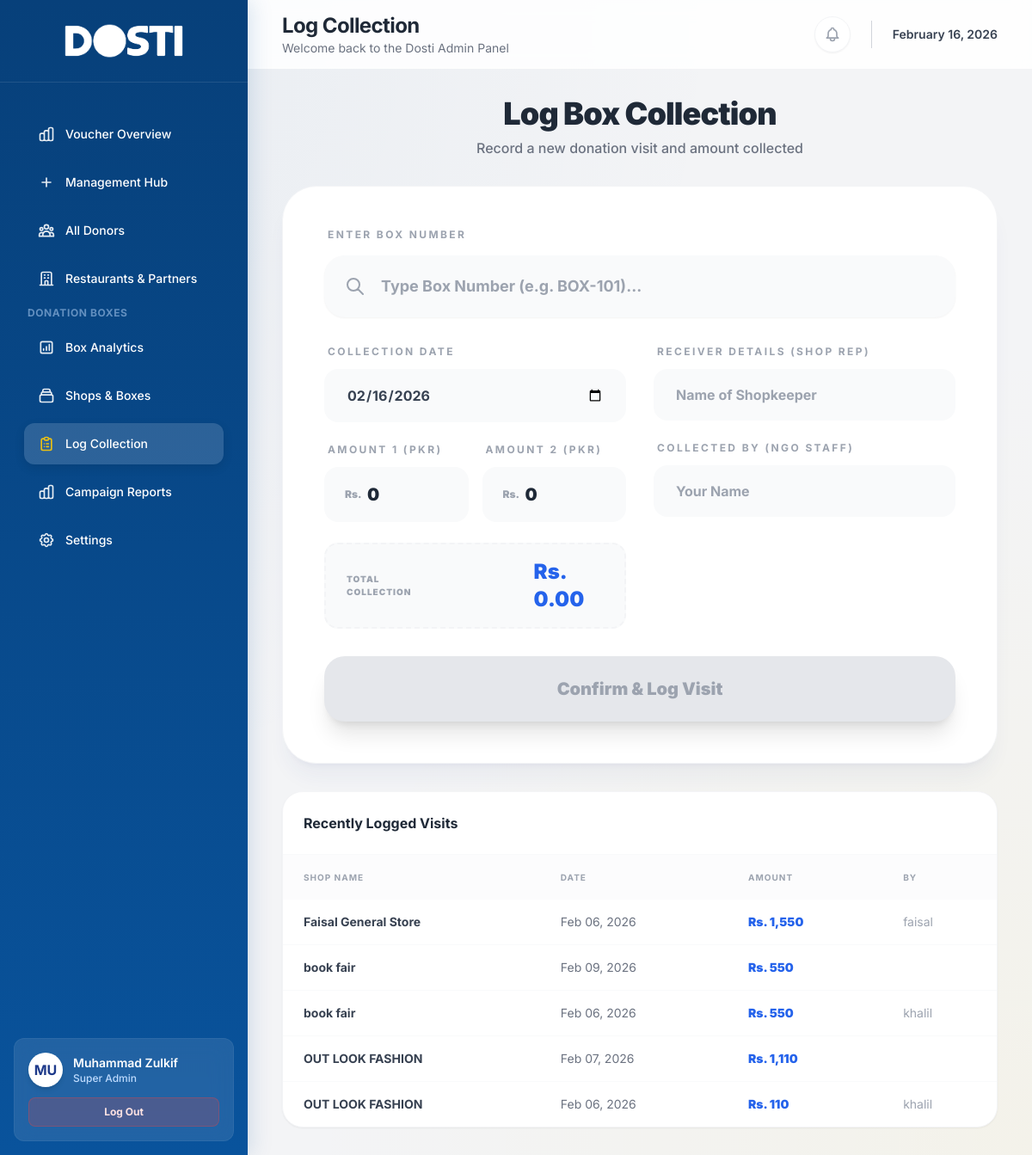
The app's page /index.php?page=log_visit (signed in) with its own data.
### tables this page shows
CREATE TABLE `donation_visits` (
  `id` int(11) NOT NULL,
  `shop_id` int(11) NOT NULL,
  `visit_date` date NOT NULL,
  `amount` decimal(10,2) NOT NULL,
  `amount_1` decimal(10,2) DEFAULT 0.00,
  `amount_2` decimal(10,2) DEFAULT 0.00,
  `received_from` varchar(255) DEFAULT NULL,
  `received_by` varchar(255) DEFAULT NULL,
  `created_at` timestamp NOT NULL DEFAULT current_timestamp()
);

CREATE TABLE `donation_shops` (
  `id` int(11) NOT NULL,
  `box_number` varchar(50) NOT NULL,
  `shop_name` varchar(255) NOT NULL,
  `email` varchar(100) DEFAULT NULL,
  `installation_date` date DEFAULT NULL,
  `contact_person` varchar(255) DEFAULT NULL,
  `phone` varchar(20) DEFAULT NULL,
  `address` text DEFAULT NULL,
  `created_at` timestamp NOT NULL DEFAULT current_timestamp()
);

### pages/log_visit.php (the view, shortened to what this page needs)
<?php
include_once __DIR__ . '/../config.php';
?>
<div class="max-w-4xl mx-auto space-y-8 animate-in fade-in slide-in-from-bottom-4 duration-700">
    <div class="text-center">
        <h1 class="text-4xl font-black text-gray-800 tracking-tight">Log Box Collection</h1>
        <p class="text-gray-500 font-medium mt-2">Record a new donation visit and amount collected</p>
    </div>
    <div class="bg-white rounded-[2.5rem] shadow-xl shadow-blue-900/5 p-8 md:p-12 border border-gray-100">
        <form id="visitForm" class="space-y-8">
            <div class="grid grid-cols-1 md:grid-cols-2 gap-8">
                <div class="md:col-span-2">
                    <label class="block text-xs font-bold text-gray-400 uppercase tracking-[0.2em] mb-4 px-1">Enter Box Number</label>
                    <div class="relative group">
                        <div class="absolute inset-y-0 left-0 pl-6 flex items-center pointer-events-none">
                        </div>
                        <input type="text" id="box_number_input" name="box_number" required placeholder="Type Box Number (e.g. BOX-101)..."
                            class="w-full pl-16 pr-8 py-5 bg-gray-50 border-2 border-transparent focus:border-blue-500/20 focus:bg-white rounded-3xl text-lg font-bold text-gray-800 outline-none transition-all shadow-sm">
                    </div>
                </div>
                <div class="space-y-6">
                    <div>
                        <label class="block text-xs font-bold text-gray-400 uppercase tracking-[0.2em] mb-3 px-1">Collection Date</label>
                        <input type="date" name="visit_date" required value="<?php echo date('Y-m-d'); ?>" class="w-full px-6 py-4 bg-gray-50 border-2 border-transparent focus:border-blue-500/20 focus:bg-white rounded-2xl font-bold text-gray-700 outline-none transition-all">
                    </div>
                    <div class="grid grid-cols-2 gap-4">
                        <div>
                            <label class="block text-xs font-bold text-gray-400 uppercase tracking-[0.2em] mb-3 px-1">Amount 1 (PKR)</label>
                            <div class="relative">
                                <span class="absolute left-6 top-1/2 -translate-y-1/2 font-black text-gray-400 text-xs">Rs.</span>
                                <input type="number" name="amount_1" value="0" step="0.01" class="amount-input w-full pl-12 pr-4 py-4 bg-gray-50 border-2 border-transparent focus:border-blue-500/20 focus:bg-white rounded-2xl font-black text-gray-800 outline-none transition-all text-xl">
                            </div>
                        </div>
                        <div>
                            <label class="block text-xs font-bold text-gray-400 uppercase tracking-[0.2em] mb-3 px-1">Amount 2 (PKR)</label>
                            <div class="relative">
                                <span class="absolute left-6 top-1/2 -translate-y-1/2 font-black text-gray-400 text-xs">Rs.</span>
                                <input type="number" name="amount_2" value="0" step="0.01" class="amount-input w-full pl-12 pr-4 py-4 bg-gray-50 border-2 border-transparent focus:border-blue-500/20 focus:bg-white rounded-2xl font-black text-gray-800 outline-none transition-all text-xl">
                            </div>
                        </div>
                    </div>
                    <div class="px-6 py-4 bg-gray-50 rounded-2xl border-2 border-dashed border-gray-100 relative overflow-hidden">
                        <div class="flex justify-between items-center relative z-10">
                            <span class="text-[10px] font-black text-gray-400 uppercase tracking-widest">Total Collection</span>
                            <div class="flex items-center gap-3">
                                <span class="text-2xl font-black text-blue-600">Rs. <span id="total_amount_display">0.00</span></span>
                            </div>
                        </div>
                    </div>
                </div>
                <div class="space-y-6">
                    <div>
                        <label class="block text-xs font-bold text-gray-400 uppercase tracking-[0.2em] mb-3 px-1">Receiver Details (Shop Rep)</label>
                        <input type="text" name="received_from" placeholder="Name of Shopkeeper" class="w-full px-6 py-4 bg-gray-50 border-2 border-transparent focus:border-blue-500/20 focus:bg-white rounded-2xl font-bold text-gray-700 outline-none transition-all">
                    </div>
                    <div>
                        <label class="block text-xs font-bold text-gray-400 uppercase tracking-[0.2em] mb-3 px-1">Collected By (NGO Staff)</label>
                        <input type="text" name="received_by" placeholder="Your Name" class="w-full px-6 py-4 bg-gray-50 border-2 border-transparent focus:border-blue-500/20 focus:bg-white rounded-2xl font-bold text-gray-700 outline-none transition-all">
                    </div>
                </div>
            </div>
            <button type="submit" id="submit_btn" disabled class="w-full py-6 mt-6 bg-gray-200 text-gray-400 font-black text-xl rounded-3xl shadow-xl transition-all cursor-not-allowed">
                Confirm & Log Visit
            </button>
        </form>
    </div>
    <div class="bg-white rounded-3xl shadow-sm border border-gray-100 overflow-hidden">
        <div class="p-6 border-b border-gray-50">
            <h3 class="font-bold text-gray-800">Recently Logged Visits</h3>
        </div>
        <div class="overflow-x-auto">
            <table class="w-full text-left text-sm border-collapse">
                <thead class="bg-gray-50/50 text-[10px] uppercase tracking-widest text-gray-400 font-bold">
                    <tr>
                        <th class="px-6 py-4">Shop Name</th>
                        <th class="px-6 py-4">Date</th>
                        <th class="px-6 py-4">Amount</th>
                        <th class="px-6 py-4">By</th>
                    </tr>
                </thead>
                <tbody class="divide-y divide-gray-50">
                    <?php
                    $logs = $conn->query("SELECT v.*, s.shop_name FROM donation_visits v JOIN donation_shops s ON v.shop_id = s.id ORDER BY v.created_at DESC LIMIT 5");
                    while($log = $logs->fetch_assoc()):
                    ?>
                    <tr>
                        <td class="px-6 py-4 font-bold text-gray-700"><?php echo htmlspecialchars($log['shop_name']); ?></td>
                        <td class="px-6 py-4 text-gray-500"><?php echo date('M d, Y', strtotime($log['visit_date'])); ?></td>
                        <td class="px-6 py-4 font-black text-blue-600">Rs. <?php echo number_format($log['amount']); ?></td>
                        <td class="px-6 py-4 text-gray-400"><?php echo htmlspecialchars($log['received_by']); ?></td>
                    </tr>
                    <?php endwhile; ?>
                </tbody>
            </table>
        </div>
    </div>
</div>

### records on screen
donation_visits: shop.shop_name "Faisal General Store", visit_date "Feb 06, 2026", amount "1,550", received_by "faisal"
donation_visits: shop.shop_name "book fair", visit_date "Feb 09, 2026", amount "550"
donation_visits: shop.shop_name "book fair", visit_date "Feb 06, 2026", amount "550", received_by "khalil"
donation_visits: shop.shop_name "OUT LOOK FASHION", visit_date "Feb 07, 2026", amount "1,110"
donation_visits: shop.shop_name "OUT LOOK FASHION", visit_date "Feb 06, 2026", amount "110", received_by "khalil"

### other values on screen
substr($name, 0, 2) "MU"
$name "Muhammad Zulkif"
$role_badges[$_SESSION['admin_role']] "Super Admin"
$pageTitle "Log Collection"
